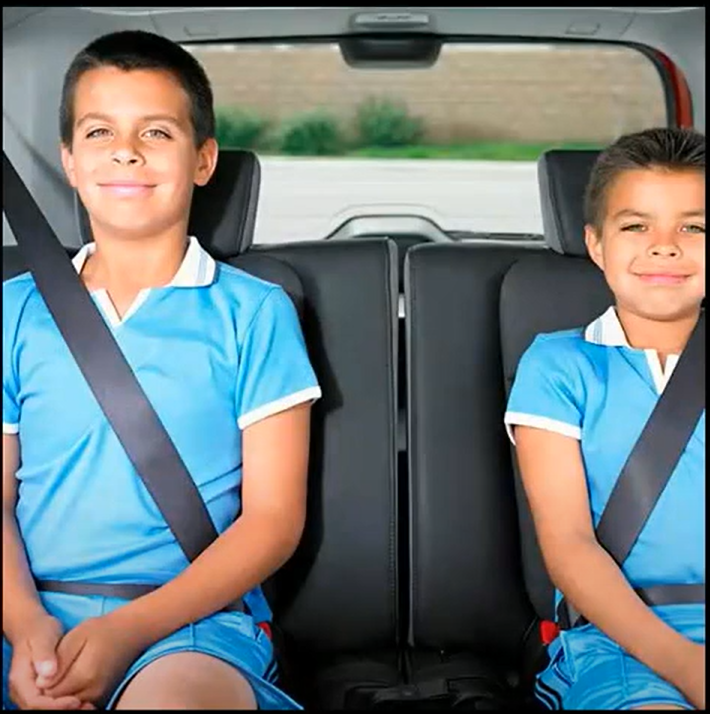
#> input picture Test.png, 710 x 714 px
$ python seatbelt.py
#> lines starting #> are read from the running program, lines starting #| are printed output that depends on the picture

import cv2
import numpy as np
import imutils

#Slope of line
def Slope(a,b,c,d):
    return (d - b)/(c - a)


# Reading Image
beltframe = cv2.imread("Test.png")
#> beltframe is the input picture: shape (714, 710, 3); mean B, G, R 123.6, 122.5, 112.5

# Resizing The Image
beltframe = imutils.resize(beltframe, height=800)
#> beltframe: shape (800, 795, 3)

#Converting To GrayScale
beltgray = cv2.cvtColor(beltframe, cv2.COLOR_BGR2GRAY)
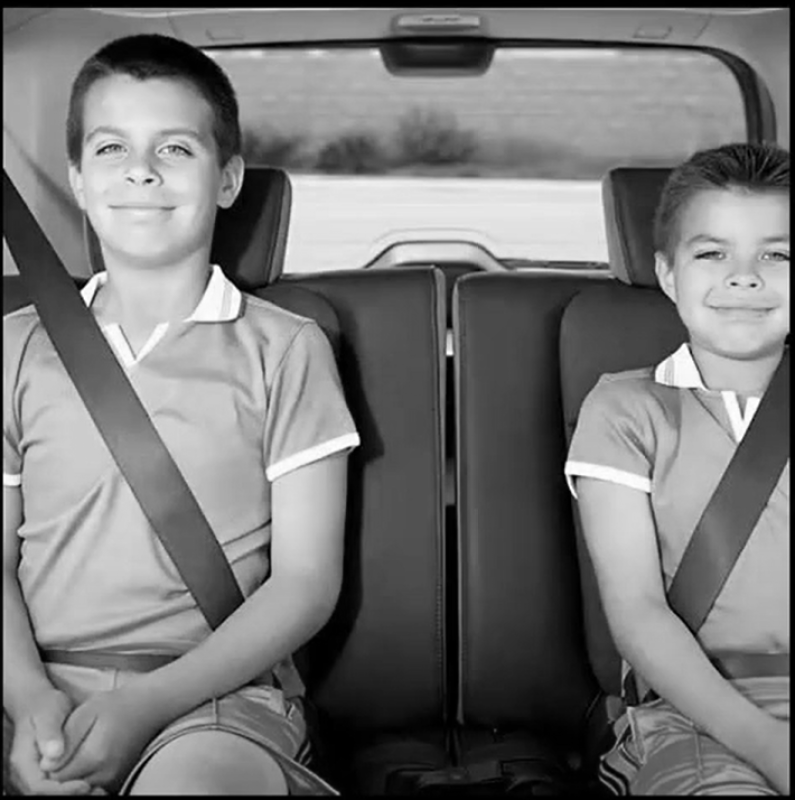
#> beltgray: shape (800, 795); min 0, max 255, mean 119.5

# No Belt Detected Yet
belt = False

# Bluring The Image For Smoothness
blur = cv2.blur(beltgray, (1, 1))

# Converting Image To Edges
edges = cv2.Canny(blur, 50, 400)
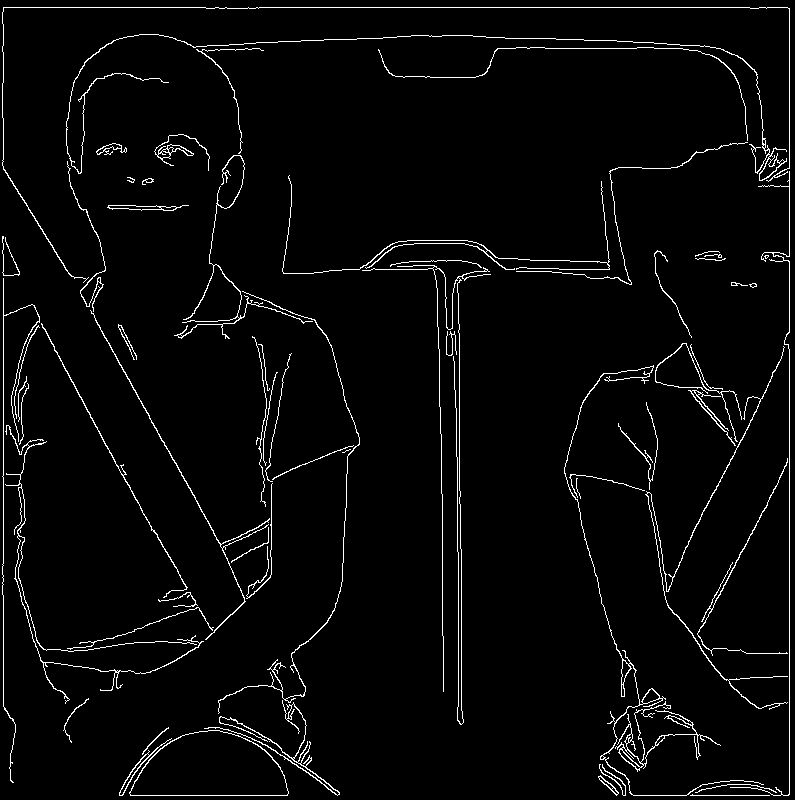
#> edges: shape (800, 795); 3.2% white in thin lines or dots


# Previous Line Slope
ps = 0

# Previous Line Co-ordinates
px1, py1, px2, py2 = 0, 0, 0, 0

# Extracting Lines
lines = cv2.HoughLinesP(edges, 1, np.pi/270, 30, maxLineGap = 20, minLineLength = 170)
#> lines = [[248, 7, 787, 7], [3, 706, 3, 236], [789, 794, 789, 8], [61, 260, 231, 562], [616, 795, 788, 795], [31, 304, 151, 529], [497, 48, 682, 48], [473, 36, 666, 43], [695, 640, 787, 462], [118, 362, 222, 548], [37, 650, 207, 638]]

# If "lines" Is Not Empty
if lines is not None:

    # Loop line by line
    for line in lines:

        # Co-ordinates Of Current Line
        x1, y1, x2, y2 = line[0]

        # Slope Of Current Line
        s = Slope(x1,y1,x2,y2)

        # If Current Line's Slope Is Greater Than 0.7 And Less Than 2
        if ((abs(s) > 0.7) and (abs (s) < 2)):

            # And Previous Line's Slope Is Within 0.7 To 2
            if((abs(ps) > 0.7) and (abs(ps) < 2)):

                # And Both The Lines Are Not Too Far From Each Other
                if(((abs(x1 - px1) > 5) and (abs(x2 - px2) > 5)) or ((abs(y1 - py1) > 5) and (abs(y2 - py2) > 5))):

                    # Plot The Lines On "beltframe"
                    cv2.line(beltframe, (x1, y1), (x2, y2), (0, 0, 255), 3)
                    cv2.line(beltframe, (px1, py1), (px2, py2), (0, 0, 255), 3)

                    # Belt Is Detected
                    print ("Belt Detected")
                    belt = True

        # Otherwise Current Slope Becomes Previous Slope (ps) And Current Line Becomes Previous Line (px1, py1, px2, py2)
        ps = s
        px1, py1, px2, py2 = line[0]
#> this loop made 11 passes
#> (x1, y1, x2, y2, s, belt, ps, px1) on pass 10: (118, 362, 222, 548, 1.79, True, 1.79, 118)
#> (x1, y1, x2, y2, s, ps, px1, py1) on passes 1 to 6: (248, 7, 787, 7, 0, 0, 248, 7), (3, 706, 3, 236, -inf, -inf, 3, 706), (789, 794, 789, 8, -inf, -inf, 789, 794), (61, 260, 231, 562, 1.78, 1.78, 61, 260), (616, 795, 788, 795, 0, 0, 616, 795), (31, 304, 151, 529, 1.88, 1.88, 31, 304)
#| Belt Detected
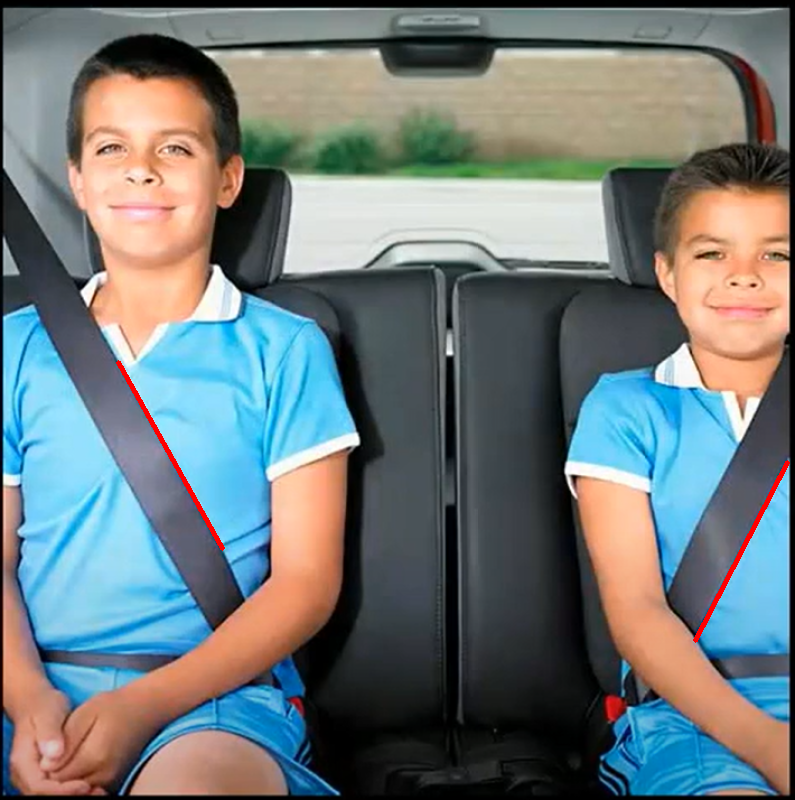
#> beltframe: shape (800, 795, 3); mean B, G, R 122.9, 121.9, 112.9


if belt == False:
    print("No Seatbelt detected")

# Show The "beltframe"
cv2.imshow("Seat Belt", beltframe)
